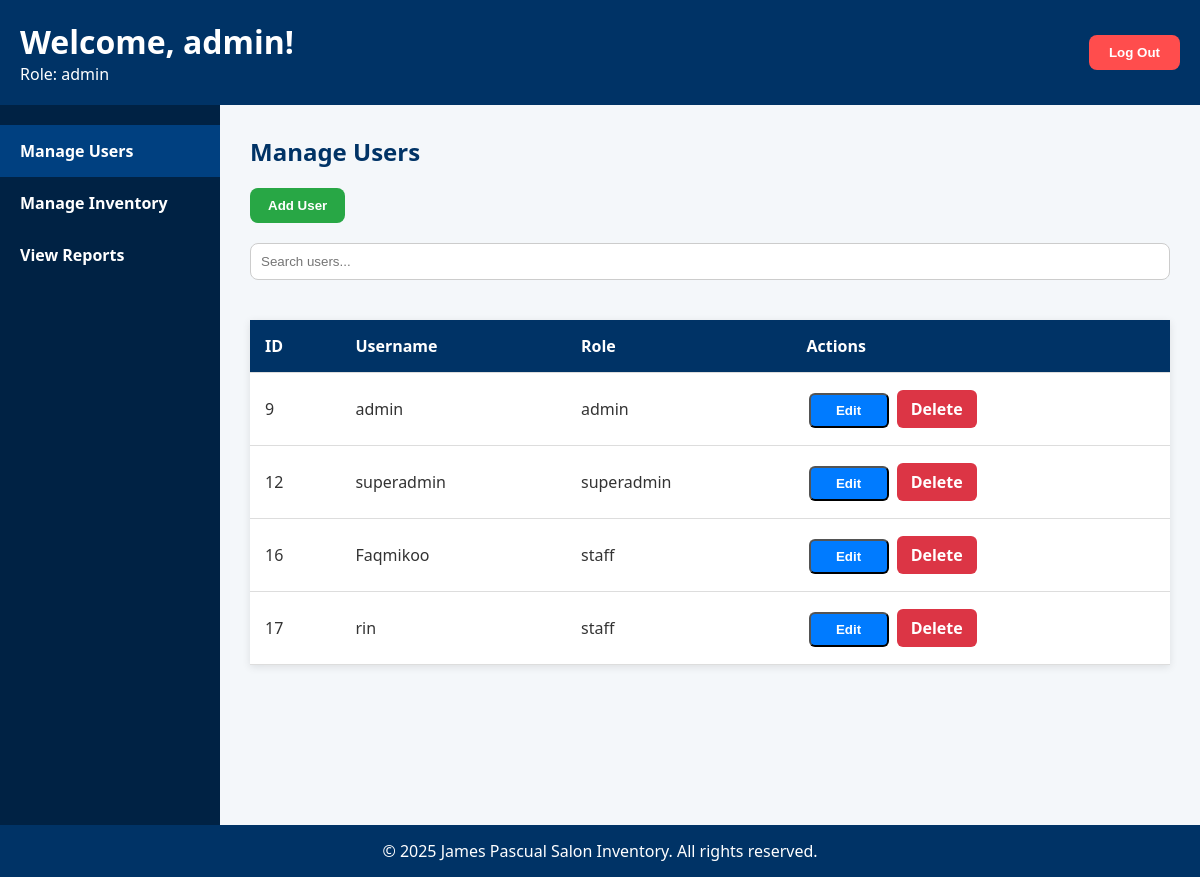
The page /pages/admin_dashboard.php (signed in) on the database its author committed.
### tables this page shows
CREATE TABLE `users` (
  `id` int(11) NOT NULL,
  `username` varchar(50) NOT NULL,
  `password` varchar(255) NOT NULL,
  `role` enum('admin','superadmin','staff') NOT NULL DEFAULT 'staff',
  `created_at` timestamp NOT NULL DEFAULT current_timestamp()
);

### Pages/admin_dashboard.php (the view, shortened to what this page needs)
<?php
include('../config/config.php');
$username = $_SESSION['username'];
$role = $_SESSION['role'];
?>
<!DOCTYPE html>
<html lang="en">
<head>
    <link rel="stylesheet" href="../css/dashboard.css">
</head>
<body>
<header>
    <div class="header-left">
        <h1>Welcome, <?php echo htmlspecialchars($username); ?>!</h1>
        <p>Role: <?php echo htmlspecialchars($role); ?></p>
    </div>
    <div class="header-right">
        <form method="post">
            <button type="submit" name="logout" class="logout-btn">Log Out</button>
        </form>
    </div>
</header>
<div class="main-content">
    <div class="sidebar">
        <a href="javascript:void(0);" class="tablinks active" onclick="openTab(event, 'users')">Manage Users</a>
        <a href="javascript:void(0);" class="tablinks" onclick="openTab(event, 'inventory')">Manage Inventory</a>
        <a href="javascript:void(0);" class="tablinks" onclick="openTab(event, 'reports')">View Reports</a>
    </div>
    <div class="dashboard-container">
        <section id="users" class="tabcontent" style="display: block;">
            <h2>Manage Users</h2>
            <button class="add-btn" onclick="toggleForm('addUserForm')">Add User</button>
            <input type="text" id="userSearch" onkeyup="searchTable('userTable', 'userSearch', 1)" placeholder="Search users..." class="search-input">
            <table class="styled-table" id="userTable">
                <thead>
                    <tr>
                        <th>ID</th>
                        <th>Username</th>
                        <th>Role</th>
                        <th>Actions</th>
                    </tr>
                </thead>
                <tbody>
<?php
$user_result = mysqli_query($conn, "SELECT * FROM users");
while ($user = mysqli_fetch_assoc($user_result)) {
    echo "<tr>
        <td>".htmlspecialchars($user['id'])."</td>
        <td>".htmlspecialchars($user['username'])."</td>
        <td>".htmlspecialchars($user['role'])."</td>
        <td>
            <button class='action-btn edit-btn' onclick='editUser(".$user['id'].", \"".$user['username']."\", \"".$user['role']."\")'>Edit</button>
            <a href='admin_dashboard.php?delete_user=".$user['id']."' class='action-btn delete-btn' onclick='return confirm(\"Are you sure you want to delete this user?\")'>Delete</a>
        </td>
    </tr>";
}
?>
                </tbody>
            </table>
        </section>
    </div>
</div>
<footer>
    <p>&copy; 2025 James Pascual Salon Inventory. All rights reserved.</p>
</footer>
</body>
</html>

### CSS/dashboard.css (style rules this page uses)
* { margin: 0; padding: 0; box-sizing: border-box; }
body { font-family: 'Segoe UI', Tahoma, Geneva, Verdana, sans-serif; background-color: #f4f7fa; color: #333; min-height: 100vh; display: flex; flex-direction: column; }
header { background-color: #003366; color: #ffffff; padding: 20px; display: flex; justify-content: space-between; align-items: center; }
.logout-btn { background-color: #ff4d4d; color: #ffffff; padding: 10px 20px; border: none; border-radius: 8px; cursor: pointer; font-weight: bold; }
.main-content { flex: 1; display: flex; background-color: #ffffff; }
.sidebar { width: 220px; background-color: #002244; padding-top: 20px; min-height: calc(100vh - 80px); }
.sidebar a { padding: 15px 20px; text-decoration: none; display: block; color: #ffffff; font-weight: bold; transition: background 0.3s; }
.sidebar a:hover, .sidebar a.active { background-color: #004080; }
.dashboard-container { flex: 1; padding: 30px; background-color: #f4f7fa; }
h2 { color: #003366; margin-bottom: 20px; }
.styled-table { width: 100%; border-collapse: collapse; margin-top: 20px; background-color: #ffffff; box-shadow: 0 2px 8px rgba(0, 0, 0, 0.1); }
.styled-table th, .styled-table td { padding: 15px; text-align: left; border-bottom: 1px solid #dddddd; }
.styled-table th { background-color: #003366; color: white; }
.search-input { padding: 10px; margin-bottom: 20px; width: 100%; border: 1px solid #cccccc; border-radius: 8px; }
footer { background-color: #003366; color: white; text-align: center; padding: 15px 0; margin-top: auto; }
.add-btn { background-color: #28a745; color: white; border: none; padding: 10px 18px; margin-bottom: 20px; border-radius: 8px; cursor: pointer; font-weight: bold; }
.tabcontent { display: none; }
.action-btn { text-decoration: none; padding: 8px 12px; margin: 2px; border-radius: 6px; font-weight: bold; display: inline-block; text-align: center; width: 80px; box-sizing: border-box; }
.edit-btn { background-color: #007bff; color: white; }
.delete-btn { background-color: #dc3545; color: white; }

### rows shown on the page
users: id "9", username "admin", role "admin"
users: id "12", username "superadmin", role "superadmin"
users: id "16", username "Faqmikoo", role "staff"
users: id "17", username "rin", role "staff"

### other values the page prints
$username "admin"
$role "admin"
